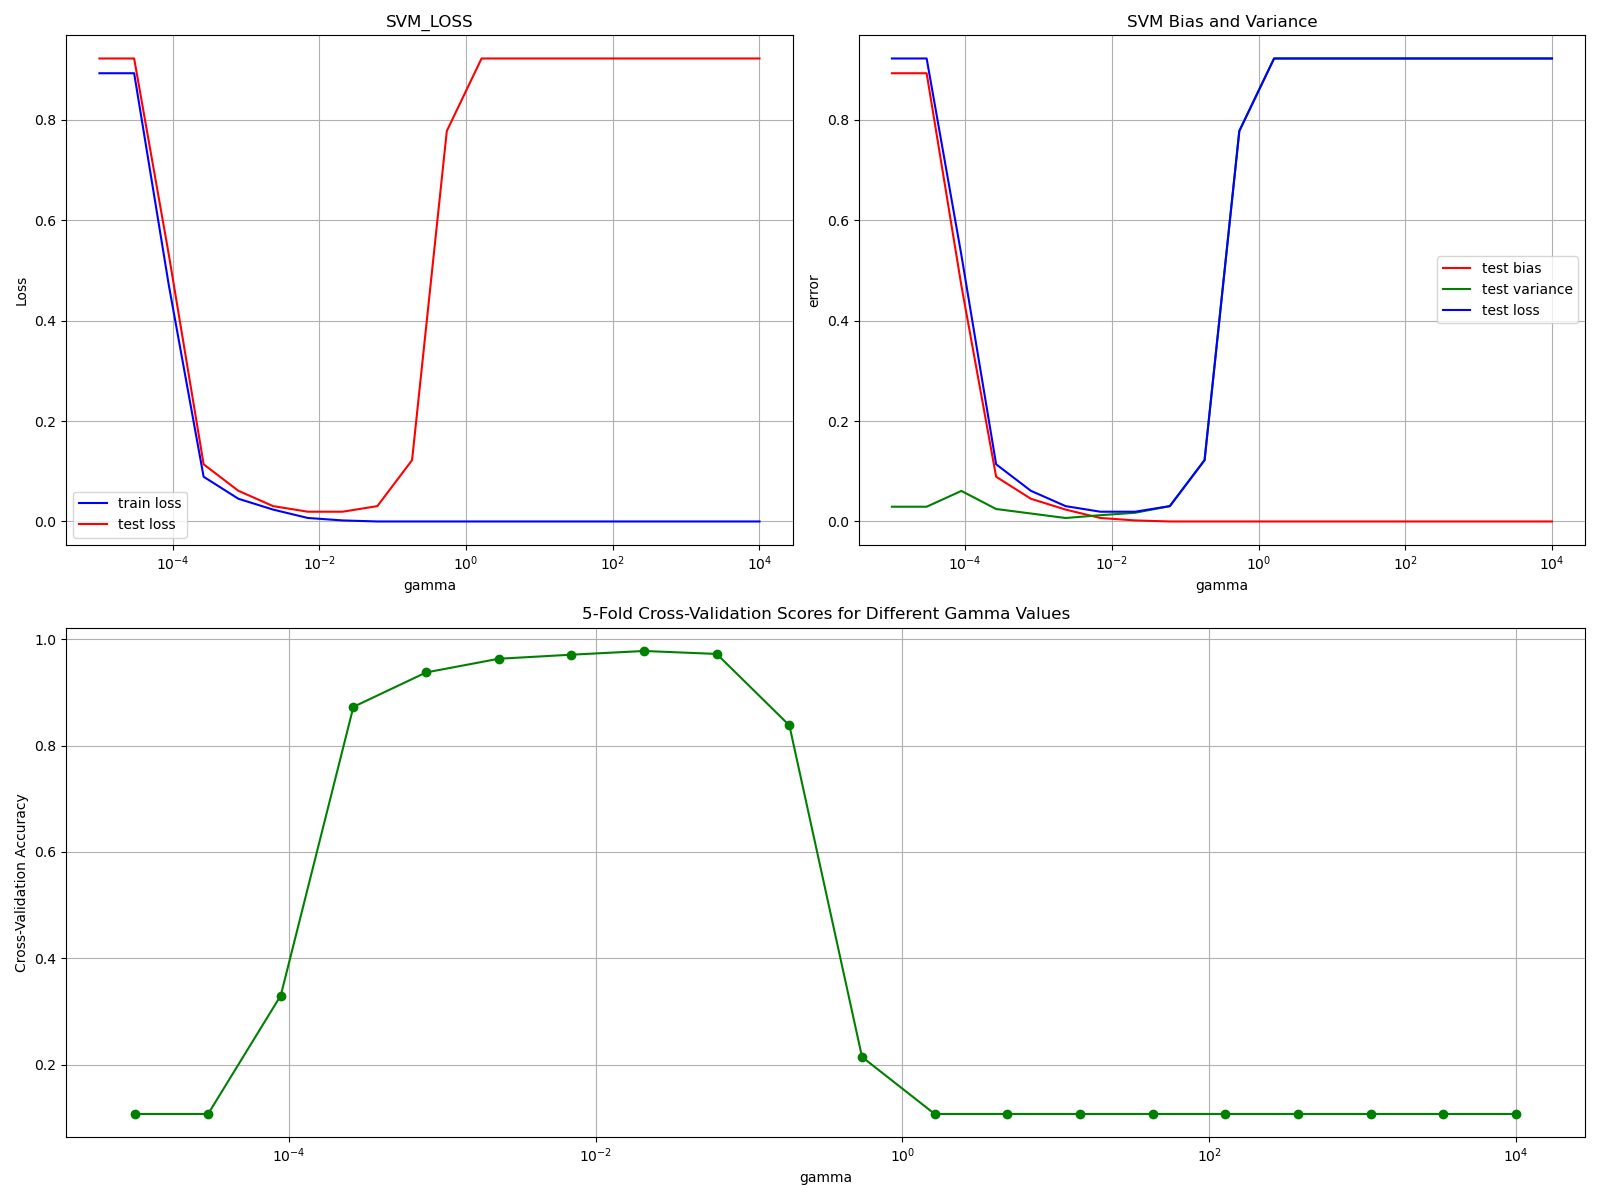

This figure's Python source:
import numpy as np
import matplotlib.pyplot as plt
from sklearn.datasets import load_digits
from sklearn.model_selection import train_test_split, cross_val_score, StratifiedKFold
from sklearn.preprocessing import StandardScaler
from sklearn.svm import SVC
from sklearn.metrics import (precision_recall_curve, roc_curve, auc,
                           precision_score, recall_score, f1_score, accuracy_score)

# Set random seed for reproducibility
np.random.seed(42)

def load_data():
    """
    Load the digits dataset and split into training and test sets
    """
    digits = load_digits()
    X = digits.data
    y = digits.target
    
    # Split the data
    X_train, X_test, y_train, y_test = train_test_split(X, y, test_size=0.2, random_state=42)
    
    # Standardize the data
    scaler = StandardScaler()
    X_train = scaler.fit_transform(X_train)
    X_test = scaler.transform(X_test)
    
    return X_train, X_test, y_train, y_test, digits.target_names

def analyze_model_complexity(X_train, X_test, y_train, y_test):
    """
    Analyze how model complexity (gamma in SVM) affects bias and variance
    """
    # Define a range of gamma values to test
    gamma_range = np.logspace(-5, 4, 20)
    
    # Initialize arrays to store results
    train_scores = []
    test_scores = []
    train_loss = []
    test_loss = []
    bias_values = []
    variance_values = []
    
    for gamma in gamma_range:
        # Train SVM with current gamma
        svm = SVC(kernel='rbf', gamma=gamma, random_state=42)
        svm.fit(X_train, y_train)
        
        # Calculate training and test scores (accuracy)
        train_score = svm.score(X_train, y_train)
        test_score = svm.score(X_test, y_test)
        
        # Store accuracy scores
        train_scores.append(train_score)
        test_scores.append(test_score)
        
        # Calculate loss (1 - accuracy)
        train_loss.append(1 - train_score)
        test_loss.append(1 - test_score)
        
        # Calculate bias and variance components
        # Bias is approximated by training error
        bias = 1 - train_score
        
        # Variance is approximated by the difference between test and training error
        variance = abs((1 - test_score) - (1 - train_score))
        
        bias_values.append(bias)
        variance_values.append(variance)
    
    # Plot the results
    plt.figure(figsize=(16, 12))
    
    # Plot 1: Loss curve
    plt.subplot(2, 2, 1)
    plt.semilogx(gamma_range, train_loss, 'b-', label='train loss')
    plt.semilogx(gamma_range, test_loss, 'r-', label='test loss')
    plt.xlabel('gamma')
    plt.ylabel('Loss')
    plt.title('SVM_LOSS')
    plt.legend()
    plt.grid(True)
    
    # Plot 2: Bias-Variance curve
    plt.subplot(2, 2, 2)
    plt.semilogx(gamma_range, bias_values, 'r-', label='test bias')
    plt.semilogx(gamma_range, variance_values, 'g-', label='test variance')
    plt.semilogx(gamma_range, test_loss, 'b-', label='test loss')
    plt.xlabel('gamma')
    plt.ylabel('error')
    plt.title('SVM Bias and Variance')
    plt.legend()
    plt.grid(True)
    
    # Return the best gamma value based on test score
    best_idx = np.argmax(test_scores)
    best_gamma = gamma_range[best_idx]
    best_test_score = test_scores[best_idx]
    
    print(f"Best gamma value: {best_gamma}")
    print(f"Best test score: {best_test_score}")
    
    return best_gamma

def k_fold_cross_validation(X, y, gamma_values):
    """
    Perform k-fold cross-validation to find the best gamma value
    """
    cv_scores = []
    
    for gamma in gamma_values:
        svm = SVC(kernel='rbf', gamma=gamma, random_state=42)
        scores = cross_val_score(svm, X, y, cv=5, scoring='accuracy')
        cv_scores.append(scores.mean())
    
    # Plot cross-validation results
    plt.subplot(2, 2, (3, 4))  # Use bottom half of the figure
    plt.semilogx(gamma_values, cv_scores, 'g-o')
    plt.xlabel('gamma')
    plt.ylabel('Cross-Validation Accuracy')
    plt.title('5-Fold Cross-Validation Scores for Different Gamma Values')
    plt.grid(True)
    
    # Return the best gamma value
    best_idx = np.argmax(cv_scores)
    best_gamma = gamma_values[best_idx]
    
    print(f"Best gamma from cross-validation: {best_gamma}")
    print(f"Best cross-validation score: {cv_scores[best_idx]}")
    
    return best_gamma

def plot_pr_and_roc_curves(X_train, X_test, y_train, y_test, gamma):
    """
    Plot Precision-Recall and ROC curves for each class in the dataset
    """
    # Train SVM with the best gamma
    svm = SVC(kernel='rbf', gamma=gamma, probability=True, random_state=42)
    svm.fit(X_train, y_train)
    
    # Get probabilities for each class
    y_prob = svm.predict_proba(X_test)
    
    # Create a new figure with wider aspect ratio
    plt.figure(figsize=(24, 10))
    
    # For storing average precision and ROC AUC
    avg_precision = []
    avg_auc = []
    
    # Get number of classes
    n_classes = len(np.unique(y_test))
    
    # Subplot for Precision-Recall curve
    plt.subplot(1, 2, 1)
    
    # For each class
    for i in range(n_classes):
        # Binarize the output
        y_test_bin = (y_test == i).astype(int)
        
        # Calculate precision and recall
        precision, recall, _ = precision_recall_curve(y_test_bin, y_prob[:, i])
        
        # Plot PR curve
        plt.plot(recall, precision, lw=2, 
                 label=f'class {i}')
        
        # Calculate average precision
        avg_precision.append(precision_score(y_test_bin, (y_prob[:, i] > 0.5).astype(int)))
    
    plt.xlabel('Recall')
    plt.ylabel('Precision')
    plt.title('Precision-Recall curve')
    plt.ylim([0.0, 1.05])
    plt.xlim([0.0, 1.0])
    plt.legend(loc="best", fontsize=10)
    plt.grid(True)
    
    # Subplot for ROC curve
    plt.subplot(1, 2, 2)
    
    # For each class
    for i in range(n_classes):
        # Binarize the output
        y_test_bin = (y_test == i).astype(int)
        
        # Calculate false positive rate and true positive rate
        fpr, tpr, _ = roc_curve(y_test_bin, y_prob[:, i])
        
        # Calculate AUC
        roc_auc = auc(fpr, tpr)
        avg_auc.append(roc_auc)
        
        # Plot ROC curve
        plt.plot(fpr, tpr, lw=2, 
                 label=f'class {i}')
    
    plt.xlabel('False Positive Rate')
    plt.ylabel('True Positive Rate')
    plt.title('Receiver Operating Characteristic (ROC)')
    plt.legend(loc="best")
    plt.grid(True)
    
    # Adjust layout
    plt.tight_layout()
    plt.savefig('PR_ROC_Curves.png')
    plt.show()
    
    print(f"Average Precision across all classes: {np.mean(avg_precision):.4f}")
    print(f"Average AUC across all classes: {np.mean(avg_auc):.4f}")

def main():
    # Load data
    print("Loading digits dataset...")
    X_train, X_test, y_train, y_test, target_names = load_data()
    print(f"Training set size: {X_train.shape[0]}")
    print(f"Test set size: {X_test.shape[0]}")
    print(f"Number of features: {X_train.shape[1]}")
    print(f"Number of classes: {len(np.unique(y_train))}")
    
    # Analyze model complexity
    print("\nAnalyzing model complexity...")
    best_gamma = analyze_model_complexity(X_train, X_test, y_train, y_test)
    
    # Perform k-fold cross-validation
    print("\nPerforming k-fold cross-validation...")
    gamma_values = np.logspace(-5, 4, 20)
    cv_best_gamma = k_fold_cross_validation(X_train, y_train, gamma_values)
    
    # Save the complexity analysis plot
    plt.tight_layout()
    plt.savefig('Complexity_Analysis.png')
    plt.show()
    
    # Plot PR and ROC curves
    print("\nPlotting PR and ROC curves...")
    plot_pr_and_roc_curves(X_train, X_test, y_train, y_test, cv_best_gamma)
    
    print("\nAnalysis completed. Results saved to Complexity_Analysis.png and PR_ROC_Curves.png")

if __name__ == "__main__":
    main() 